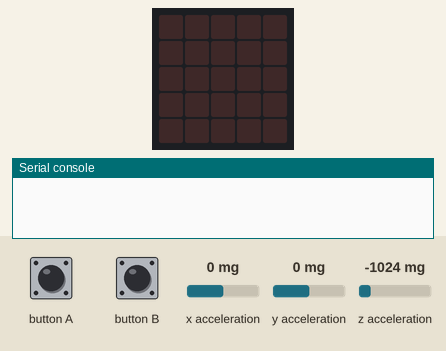
Bench run of a program on a simulated BBC micro:bit running MicroPython. Parts: the board's 5×5 LED display, the last lines printed to the serial console. Inputs (shaded band) come from the test bench; at power-on: x acceleration 0 mg, y acceleration 0 mg, z acceleration -1024 mg. Files the program writes start out absent.

Above: at 1.2 s.
1.3 s: button A pressed for 0.15 s
At 1.7 s:
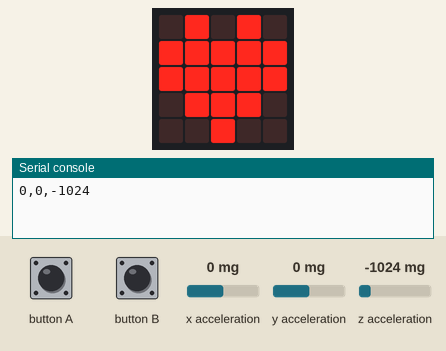
4.3 s: button B pressed for 0.15 s
At 4.51 s:
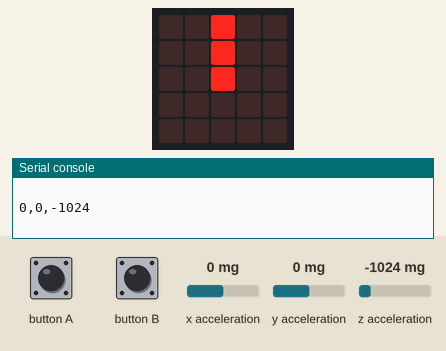
7.3 s: button B pressed for 3.2 s
At 10.4 s:
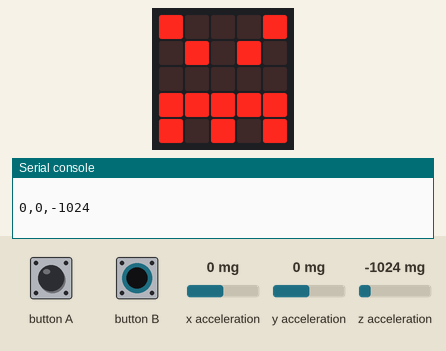
Timing chart, 0 to 11.9 s (numbered marks = the images above; inputs shaded):
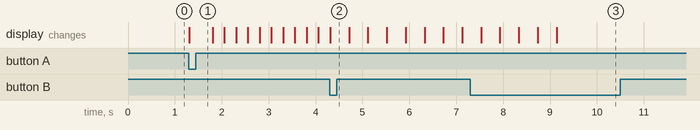

The program:

accel.py
```python
from microbit import *
import math
import os
name = "datalog.txt"

def doLog():
    x = accelerometer.get_x()
    y = accelerometer.get_y()
    z = accelerometer.get_z()
    a = accelerometer.get_values()

    coords = "{},{},{}\n".format(x, y, z)
    coords = f"{x},{y},{z}\n"
    # print(coords)
    acceleration = math.sqrt(x**2 + y**2 + z**2)
    # print("acceleration (milli-gs)", acceleration)
    return (coords, acceleration)

def startLogging():
    try:
        with open(name, "w") as f:
            while True:
                (coords, acceleration) = doLog()
                buf = "{}".format(coords)     # "{}:{}".format(coords, acceleration)
                f.write(buf)
                print(buf)
                # print(micropython.mem_info())
                # waprint(os.size(name))
                if os.size(name) > 25000:
                    break
                if button_b.is_pressed():
                    display.show(Image.ALL_CLOCKS)
                    break
                sleep(250)
                display.show(Image.HEART)
                sleep(250)
                display.show(Image.PACMAN)
    except OSError:
        print("Can't create file %s" % name)

display.clear()
while True:
    if button_a.is_pressed():   # start logging
        display.show(Image.HEART)
        startLogging()
    elif button_b.is_pressed():
        display.show(Image.ANGRY)
        break
```

Measured:
- after the input at 1.3 s, the display: changes at once (image 1)
- after the input at 4.3 s, the display: changes at once (image 2)
- after the input at 7.3 s, the display: first differs from a run without the input after 1.8 s (image 3)
